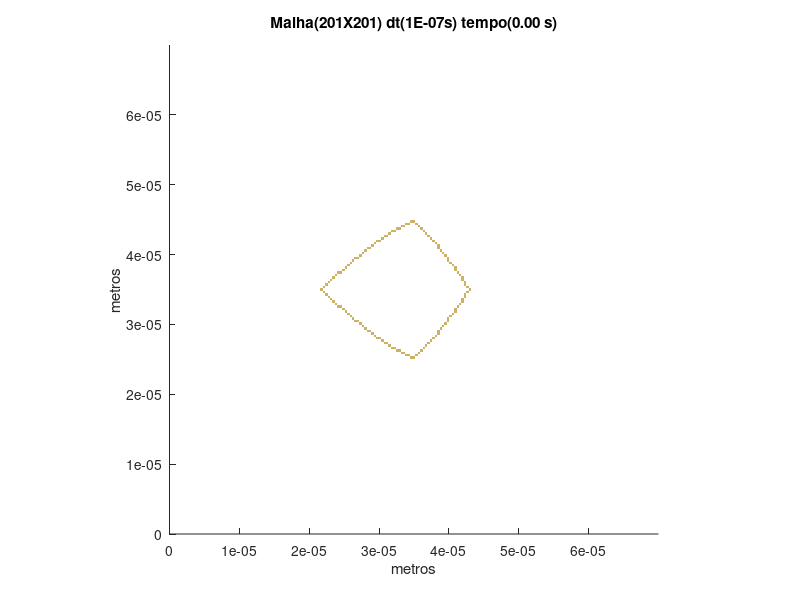

Here is the MATLAB script that generated this plot:
set (gca,'PlotBoxAspectRatio',[1 1 1],'Xlim',[0,7E-05],'Ylim',[0,7E-05])
hold on
title('Malha(201X201) dt(1E-07s) tempo(0.00 s)')
hold on
ylabel('metros')
hold on
xlabel('metros')
hold on

fill([3.44776119402985E-05 3.44776119402985E-05 3.48258706467662E-05 3.48258706467662E-05],[2.50746268656716E-05 2.54228855721393E-05 2.54228855721393E-05 2.50746268656716E-05],[0.8,0.7,0.4],'LineStyle','none')

fill([3.48258706467662E-05 3.48258706467662E-05 3.51741293532338E-05 3.51741293532338E-05],[2.50746268656716E-05 2.54228855721393E-05 2.54228855721393E-05 2.50746268656716E-05],[0.8,0.7,0.4],'LineStyle','none')

fill([3.37810945273632E-05 3.37810945273632E-05 3.41293532338308E-05 3.41293532338308E-05],[2.54228855721393E-05 2.5771144278607E-05 2.5771144278607E-05 2.54228855721393E-05],[0.8,0.7,0.4],'LineStyle','none')

fill([3.41293532338308E-05 3.41293532338308E-05 3.44776119402985E-05 3.44776119402985E-05],[2.54228855721393E-05 2.5771144278607E-05 2.5771144278607E-05 2.54228855721393E-05],[0.8,0.7,0.4],'LineStyle','none')

fill([3.51741293532338E-05 3.51741293532338E-05 3.55223880597015E-05 3.55223880597015E-05],[2.54228855721393E-05 2.5771144278607E-05 2.5771144278607E-05 2.54228855721393E-05],[0.8,0.7,0.4],'LineStyle','none')

fill([3.30845771144279E-05 3.30845771144279E-05 3.34328358208955E-05 3.34328358208955E-05],[2.5771144278607E-05 2.61194029850746E-05 2.61194029850746E-05 2.5771144278607E-05],[0.8,0.7,0.4],'LineStyle','none')

fill([3.34328358208955E-05 3.34328358208955E-05 3.37810945273632E-05 3.37810945273632E-05],[2.5771144278607E-05 2.61194029850746E-05 2.61194029850746E-05 2.5771144278607E-05],[0.8,0.7,0.4],'LineStyle','none')

fill([3.55223880597015E-05 3.55223880597015E-05 3.58706467661692E-05 3.58706467661692E-05],[2.5771144278607E-05 2.61194029850746E-05 2.61194029850746E-05 2.5771144278607E-05],[0.8,0.7,0.4],'LineStyle','none')

fill([3.23880597014925E-05 3.23880597014925E-05 3.27363184079602E-05 3.27363184079602E-05],[2.61194029850746E-05 2.64676616915423E-05 2.64676616915423E-05 2.61194029850746E-05],[0.8,0.7,0.4],'LineStyle','none')

fill([3.27363184079602E-05 3.27363184079602E-05 3.30845771144279E-05 3.30845771144279E-05],[2.61194029850746E-05 2.64676616915423E-05 2.64676616915423E-05 2.61194029850746E-05],[0.8,0.7,0.4],'LineStyle','none')

fill([3.58706467661692E-05 3.58706467661692E-05 3.62189054726368E-05 3.62189054726368E-05],[2.61194029850746E-05 2.64676616915423E-05 2.64676616915423E-05 2.61194029850746E-05],[0.8,0.7,0.4],'LineStyle','none')

fill([3.16915422885572E-05 3.16915422885572E-05 3.20398009950249E-05 3.20398009950249E-05],[2.64676616915423E-05 2.68159203980099E-05 2.68159203980099E-05 2.64676616915423E-05],[0.8,0.7,0.4],'LineStyle','none')

fill([3.20398009950249E-05 3.20398009950249E-05 3.23880597014925E-05 3.23880597014925E-05],[2.64676616915423E-05 2.68159203980099E-05 2.68159203980099E-05 2.64676616915423E-05],[0.8,0.7,0.4],'LineStyle','none')

fill([3.62189054726368E-05 3.62189054726368E-05 3.65671641791045E-05 3.65671641791045E-05],[2.64676616915423E-05 2.68159203980099E-05 2.68159203980099E-05 2.64676616915423E-05],[0.8,0.7,0.4],'LineStyle','none')

fill([3.13432835820895E-05 3.13432835820895E-05 3.16915422885572E-05 3.16915422885572E-05],[2.68159203980099E-05 2.71641791044776E-05 2.71641791044776E-05 2.68159203980099E-05],[0.8,0.7,0.4],'LineStyle','none')

fill([3.65671641791045E-05 3.65671641791045E-05 3.69154228855721E-05 3.69154228855721E-05],[2.68159203980099E-05 2.71641791044776E-05 2.71641791044776E-05 2.68159203980099E-05],[0.8,0.7,0.4],'LineStyle','none')

fill([3.06467661691542E-05 3.06467661691542E-05 3.09950248756219E-05 3.09950248756219E-05],[2.71641791044776E-05 2.75124378109453E-05 2.75124378109453E-05 2.71641791044776E-05],[0.8,0.7,0.4],'LineStyle','none')

fill([3.09950248756219E-05 3.09950248756219E-05 3.13432835820895E-05 3.13432835820895E-05],[2.71641791044776E-05 2.75124378109453E-05 2.75124378109453E-05 2.71641791044776E-05],[0.8,0.7,0.4],'LineStyle','none')

fill([3.69154228855721E-05 3.69154228855721E-05 3.72636815920398E-05 3.72636815920398E-05],[2.71641791044776E-05 2.75124378109453E-05 2.75124378109453E-05 2.71641791044776E-05],[0.8,0.7,0.4],'LineStyle','none')

fill([3.02985074626866E-05 3.02985074626866E-05 3.06467661691542E-05 3.06467661691542E-05],[2.75124378109453E-05 2.78606965174129E-05 2.78606965174129E-05 2.75124378109453E-05],[0.8,0.7,0.4],'LineStyle','none')

fill([3.72636815920398E-05 3.72636815920398E-05 3.76119402985075E-05 3.76119402985075E-05],[2.75124378109453E-05 2.78606965174129E-05 2.78606965174129E-05 2.75124378109453E-05],[0.8,0.7,0.4],'LineStyle','none')

fill([2.96019900497512E-05 2.96019900497512E-05 2.99502487562189E-05 2.99502487562189E-05],[2.78606965174129E-05 2.82089552238806E-05 2.82089552238806E-05 2.78606965174129E-05],[0.8,0.7,0.4],'LineStyle','none')

fill([2.99502487562189E-05 2.99502487562189E-05 3.02985074626866E-05 3.02985074626866E-05],[2.78606965174129E-05 2.82089552238806E-05 2.82089552238806E-05 2.78606965174129E-05],[0.8,0.7,0.4],'LineStyle','none')

fill([3.76119402985075E-05 3.76119402985075E-05 3.79601990049751E-05 3.79601990049751E-05],[2.78606965174129E-05 2.82089552238806E-05 2.82089552238806E-05 2.78606965174129E-05],[0.8,0.7,0.4],'LineStyle','none')

fill([2.92537313432836E-05 2.92537313432836E-05 2.96019900497512E-05 2.96019900497512E-05],[2.82089552238806E-05 2.85572139303483E-05 2.85572139303483E-05 2.82089552238806E-05],[0.8,0.7,0.4],'LineStyle','none')

fill([3.79601990049751E-05 3.79601990049751E-05 3.83084577114428E-05 3.83084577114428E-05],[2.82089552238806E-05 2.85572139303483E-05 2.85572139303483E-05 2.82089552238806E-05],[0.8,0.7,0.4],'LineStyle','none')

fill([2.89054726368159E-05 2.89054726368159E-05 2.92537313432836E-05 2.92537313432836E-05],[2.85572139303483E-05 2.89054726368159E-05 2.89054726368159E-05 2.85572139303483E-05],[0.8,0.7,0.4],'LineStyle','none')

fill([3.83084577114428E-05 3.83084577114428E-05 3.86567164179104E-05 3.86567164179104E-05],[2.85572139303483E-05 2.89054726368159E-05 2.89054726368159E-05 2.85572139303483E-05],[0.8,0.7,0.4],'LineStyle','none')

fill([2.82089552238806E-05 2.82089552238806E-05 2.85572139303483E-05 2.85572139303483E-05],[2.89054726368159E-05 2.92537313432836E-05 2.92537313432836E-05 2.89054726368159E-05],[0.8,0.7,0.4],'LineStyle','none')

fill([2.85572139303483E-05 2.85572139303483E-05 2.89054726368159E-05 2.89054726368159E-05],[2.89054726368159E-05 2.92537313432836E-05 2.92537313432836E-05 2.89054726368159E-05],[0.8,0.7,0.4],'LineStyle','none')

fill([3.83084577114428E-05 3.83084577114428E-05 3.86567164179104E-05 3.86567164179104E-05],[2.89054726368159E-05 2.92537313432836E-05 2.92537313432836E-05 2.89054726368159E-05],[0.8,0.7,0.4],'LineStyle','none')

fill([2.78606965174129E-05 2.78606965174129E-05 2.82089552238806E-05 2.82089552238806E-05],[2.92537313432836E-05 2.96019900497512E-05 2.96019900497512E-05 2.92537313432836E-05],[0.8,0.7,0.4],'LineStyle','none')

fill([3.86567164179104E-05 3.86567164179104E-05 3.90049751243781E-05 3.90049751243781E-05],[2.92537313432836E-05 2.96019900497512E-05 2.96019900497512E-05 2.92537313432836E-05],[0.8,0.7,0.4],'LineStyle','none')

fill([2.75124378109453E-05 2.75124378109453E-05 2.78606965174129E-05 2.78606965174129E-05],[2.96019900497512E-05 2.99502487562189E-05 2.99502487562189E-05 2.96019900497512E-05],[0.8,0.7,0.4],'LineStyle','none')

fill([3.90049751243781E-05 3.90049751243781E-05 3.93532338308458E-05 3.93532338308458E-05],[2.96019900497512E-05 2.99502487562189E-05 2.99502487562189E-05 2.96019900497512E-05],[0.8,0.7,0.4],'LineStyle','none')

fill([2.71641791044776E-05 2.71641791044776E-05 2.75124378109453E-05 2.75124378109453E-05],[2.99502487562189E-05 3.02985074626866E-05 3.02985074626866E-05 2.99502487562189E-05],[0.8,0.7,0.4],'LineStyle','none')

fill([3.93532338308458E-05 3.93532338308458E-05 3.97014925373134E-05 3.97014925373134E-05],[2.99502487562189E-05 3.02985074626866E-05 3.02985074626866E-05 2.99502487562189E-05],[0.8,0.7,0.4],'LineStyle','none')

fill([2.64676616915423E-05 2.64676616915423E-05 2.68159203980099E-05 2.68159203980099E-05],[3.02985074626866E-05 3.06467661691542E-05 3.06467661691542E-05 3.02985074626866E-05],[0.8,0.7,0.4],'LineStyle','none')

fill([2.68159203980099E-05 2.68159203980099E-05 2.71641791044776E-05 2.71641791044776E-05],[3.02985074626866E-05 3.06467661691542E-05 3.06467661691542E-05 3.02985074626866E-05],[0.8,0.7,0.4],'LineStyle','none')

fill([3.97014925373134E-05 3.97014925373134E-05 4.00497512437811E-05 4.00497512437811E-05],[3.02985074626866E-05 3.06467661691542E-05 3.06467661691542E-05 3.02985074626866E-05],[0.8,0.7,0.4],'LineStyle','none')

fill([2.61194029850746E-05 2.61194029850746E-05 2.64676616915423E-05 2.64676616915423E-05],[3.06467661691542E-05 3.09950248756219E-05 3.09950248756219E-05 3.06467661691542E-05],[0.8,0.7,0.4],'LineStyle','none')

fill([3.97014925373134E-05 3.97014925373134E-05 4.00497512437811E-05 4.00497512437811E-05],[3.06467661691542E-05 3.09950248756219E-05 3.09950248756219E-05 3.06467661691542E-05],[0.8,0.7,0.4],'LineStyle','none')

fill([2.5771144278607E-05 2.5771144278607E-05 2.61194029850746E-05 2.61194029850746E-05],[3.09950248756219E-05 3.13432835820895E-05 3.13432835820895E-05 3.09950248756219E-05],[0.8,0.7,0.4],'LineStyle','none')

fill([4.00497512437811E-05 4.00497512437811E-05 4.03980099502488E-05 4.03980099502488E-05],[3.09950248756219E-05 3.13432835820895E-05 3.13432835820895E-05 3.09950248756219E-05],[0.8,0.7,0.4],'LineStyle','none')

fill([2.54228855721393E-05 2.54228855721393E-05 2.5771144278607E-05 2.5771144278607E-05],[3.13432835820895E-05 3.16915422885572E-05 3.16915422885572E-05 3.13432835820895E-05],[0.8,0.7,0.4],'LineStyle','none')

fill([4.03980099502488E-05 4.03980099502488E-05 4.07462686567164E-05 4.07462686567164E-05],[3.13432835820895E-05 3.16915422885572E-05 3.16915422885572E-05 3.13432835820895E-05],[0.8,0.7,0.4],'LineStyle','none')

fill([2.50746268656716E-05 2.50746268656716E-05 2.54228855721393E-05 2.54228855721393E-05],[3.16915422885572E-05 3.20398009950249E-05 3.20398009950249E-05 3.16915422885572E-05],[0.8,0.7,0.4],'LineStyle','none')

fill([4.07462686567164E-05 4.07462686567164E-05 4.10945273631841E-05 4.10945273631841E-05],[3.16915422885572E-05 3.20398009950249E-05 3.20398009950249E-05 3.16915422885572E-05],[0.8,0.7,0.4],'LineStyle','none')

fill([2.4726368159204E-05 2.4726368159204E-05 2.50746268656716E-05 2.50746268656716E-05],[3.20398009950249E-05 3.23880597014925E-05 3.23880597014925E-05 3.20398009950249E-05],[0.8,0.7,0.4],'LineStyle','none')

fill([4.07462686567164E-05 4.07462686567164E-05 4.10945273631841E-05 4.10945273631841E-05],[3.20398009950249E-05 3.23880597014925E-05 3.23880597014925E-05 3.20398009950249E-05],[0.8,0.7,0.4],'LineStyle','none')

fill([2.40298507462687E-05 2.40298507462687E-05 2.43781094527363E-05 2.43781094527363E-05],[3.23880597014925E-05 3.27363184079602E-05 3.27363184079602E-05 3.23880597014925E-05],[0.8,0.7,0.4],'LineStyle','none')

fill([2.43781094527363E-05 2.43781094527363E-05 2.4726368159204E-05 2.4726368159204E-05],[3.23880597014925E-05 3.27363184079602E-05 3.27363184079602E-05 3.23880597014925E-05],[0.8,0.7,0.4],'LineStyle','none')

fill([4.10945273631841E-05 4.10945273631841E-05 4.14427860696517E-05 4.14427860696517E-05],[3.23880597014925E-05 3.27363184079602E-05 3.27363184079602E-05 3.23880597014925E-05],[0.8,0.7,0.4],'LineStyle','none')

fill([2.3681592039801E-05 2.3681592039801E-05 2.40298507462687E-05 2.40298507462687E-05],[3.27363184079602E-05 3.30845771144279E-05 3.30845771144279E-05 3.27363184079602E-05],[0.8,0.7,0.4],'LineStyle','none')

fill([4.14427860696517E-05 4.14427860696517E-05 4.17910447761194E-05 4.17910447761194E-05],[3.27363184079602E-05 3.30845771144279E-05 3.30845771144279E-05 3.27363184079602E-05],[0.8,0.7,0.4],'LineStyle','none')

fill([2.33333333333333E-05 2.33333333333333E-05 2.3681592039801E-05 2.3681592039801E-05],[3.30845771144279E-05 3.34328358208955E-05 3.34328358208955E-05 3.30845771144279E-05],[0.8,0.7,0.4],'LineStyle','none')

fill([4.17910447761194E-05 4.17910447761194E-05 4.21393034825871E-05 4.21393034825871E-05],[3.30845771144279E-05 3.34328358208955E-05 3.34328358208955E-05 3.30845771144279E-05],[0.8,0.7,0.4],'LineStyle','none')

fill([2.29850746268657E-05 2.29850746268657E-05 2.33333333333333E-05 2.33333333333333E-05],[3.34328358208955E-05 3.37810945273632E-05 3.37810945273632E-05 3.34328358208955E-05],[0.8,0.7,0.4],'LineStyle','none')

fill([4.17910447761194E-05 4.17910447761194E-05 4.21393034825871E-05 4.21393034825871E-05],[3.34328358208955E-05 3.37810945273632E-05 3.37810945273632E-05 3.34328358208955E-05],[0.8,0.7,0.4],'LineStyle','none')

fill([2.2636815920398E-05 2.2636815920398E-05 2.29850746268657E-05 2.29850746268657E-05],[3.37810945273632E-05 3.41293532338308E-05 3.41293532338308E-05 3.37810945273632E-05],[0.8,0.7,0.4],'LineStyle','none')

fill([4.21393034825871E-05 4.21393034825871E-05 4.24875621890547E-05 4.24875621890547E-05],[3.37810945273632E-05 3.41293532338308E-05 3.41293532338308E-05 3.37810945273632E-05],[0.8,0.7,0.4],'LineStyle','none')

fill([2.22885572139303E-05 2.22885572139303E-05 2.2636815920398E-05 2.2636815920398E-05],[3.41293532338308E-05 3.44776119402985E-05 3.44776119402985E-05 3.41293532338308E-05],[0.8,0.7,0.4],'LineStyle','none')

fill([4.21393034825871E-05 4.21393034825871E-05 4.24875621890547E-05 4.24875621890547E-05],[3.41293532338308E-05 3.44776119402985E-05 3.44776119402985E-05 3.41293532338308E-05],[0.8,0.7,0.4],'LineStyle','none')

fill([2.19402985074627E-05 2.19402985074627E-05 2.22885572139303E-05 2.22885572139303E-05],[3.44776119402985E-05 3.48258706467662E-05 3.48258706467662E-05 3.44776119402985E-05],[0.8,0.7,0.4],'LineStyle','none')

fill([4.24875621890547E-05 4.24875621890547E-05 4.28358208955224E-05 4.28358208955224E-05],[3.44776119402985E-05 3.48258706467662E-05 3.48258706467662E-05 3.44776119402985E-05],[0.8,0.7,0.4],'LineStyle','none')

fill([2.1592039800995E-05 2.1592039800995E-05 2.19402985074627E-05 2.19402985074627E-05],[3.48258706467662E-05 3.51741293532338E-05 3.51741293532338E-05 3.48258706467662E-05],[0.8,0.7,0.4],'LineStyle','none')

fill([4.28358208955224E-05 4.28358208955224E-05 4.318407960199E-05 4.318407960199E-05],[3.48258706467662E-05 3.51741293532338E-05 3.51741293532338E-05 3.48258706467662E-05],[0.8,0.7,0.4],'LineStyle','none')

fill([2.19402985074627E-05 2.19402985074627E-05 2.22885572139303E-05 2.22885572139303E-05],[3.51741293532338E-05 3.55223880597015E-05 3.55223880597015E-05 3.51741293532338E-05],[0.8,0.7,0.4],'LineStyle','none')

fill([4.24875621890547E-05 4.24875621890547E-05 4.28358208955224E-05 4.28358208955224E-05],[3.51741293532338E-05 3.55223880597015E-05 3.55223880597015E-05 3.51741293532338E-05],[0.8,0.7,0.4],'LineStyle','none')

fill([2.22885572139303E-05 2.22885572139303E-05 2.2636815920398E-05 2.2636815920398E-05],[3.55223880597015E-05 3.58706467661692E-05 3.58706467661692E-05 3.55223880597015E-05],[0.8,0.7,0.4],'LineStyle','none')

fill([4.21393034825871E-05 4.21393034825871E-05 4.24875621890547E-05 4.24875621890547E-05],[3.55223880597015E-05 3.58706467661692E-05 3.58706467661692E-05 3.55223880597015E-05],[0.8,0.7,0.4],'LineStyle','none')

fill([2.2636815920398E-05 2.2636815920398E-05 2.29850746268657E-05 2.29850746268657E-05],[3.58706467661692E-05 3.62189054726368E-05 3.62189054726368E-05 3.58706467661692E-05],[0.8,0.7,0.4],'LineStyle','none')

fill([4.21393034825871E-05 4.21393034825871E-05 4.24875621890547E-05 4.24875621890547E-05],[3.58706467661692E-05 3.62189054726368E-05 3.62189054726368E-05 3.58706467661692E-05],[0.8,0.7,0.4],'LineStyle','none')

fill([2.29850746268657E-05 2.29850746268657E-05 2.33333333333333E-05 2.33333333333333E-05],[3.62189054726368E-05 3.65671641791045E-05 3.65671641791045E-05 3.62189054726368E-05],[0.8,0.7,0.4],'LineStyle','none')

fill([4.17910447761194E-05 4.17910447761194E-05 4.21393034825871E-05 4.21393034825871E-05],[3.62189054726368E-05 3.65671641791045E-05 3.65671641791045E-05 3.62189054726368E-05],[0.8,0.7,0.4],'LineStyle','none')

fill([2.33333333333333E-05 2.33333333333333E-05 2.3681592039801E-05 2.3681592039801E-05],[3.65671641791045E-05 3.69154228855721E-05 3.69154228855721E-05 3.65671641791045E-05],[0.8,0.7,0.4],'LineStyle','none')

fill([4.17910447761194E-05 4.17910447761194E-05 4.21393034825871E-05 4.21393034825871E-05],[3.65671641791045E-05 3.69154228855721E-05 3.69154228855721E-05 3.65671641791045E-05],[0.8,0.7,0.4],'LineStyle','none')

fill([2.3681592039801E-05 2.3681592039801E-05 2.40298507462687E-05 2.40298507462687E-05],[3.69154228855721E-05 3.72636815920398E-05 3.72636815920398E-05 3.69154228855721E-05],[0.8,0.7,0.4],'LineStyle','none')

fill([4.14427860696517E-05 4.14427860696517E-05 4.17910447761194E-05 4.17910447761194E-05],[3.69154228855721E-05 3.72636815920398E-05 3.72636815920398E-05 3.69154228855721E-05],[0.8,0.7,0.4],'LineStyle','none')

fill([2.40298507462687E-05 2.40298507462687E-05 2.43781094527363E-05 2.43781094527363E-05],[3.72636815920398E-05 3.76119402985075E-05 3.76119402985075E-05 3.72636815920398E-05],[0.8,0.7,0.4],'LineStyle','none')

fill([2.43781094527363E-05 2.43781094527363E-05 2.4726368159204E-05 2.4726368159204E-05],[3.72636815920398E-05 3.76119402985075E-05 3.76119402985075E-05 3.72636815920398E-05],[0.8,0.7,0.4],'LineStyle','none')

fill([4.10945273631841E-05 4.10945273631841E-05 4.14427860696517E-05 4.14427860696517E-05],[3.72636815920398E-05 3.76119402985075E-05 3.76119402985075E-05 3.72636815920398E-05],[0.8,0.7,0.4],'LineStyle','none')

fill([2.4726368159204E-05 2.4726368159204E-05 2.50746268656716E-05 2.50746268656716E-05],[3.76119402985075E-05 3.79601990049751E-05 3.79601990049751E-05 3.76119402985075E-05],[0.8,0.7,0.4],'LineStyle','none')

fill([4.07462686567164E-05 4.07462686567164E-05 4.10945273631841E-05 4.10945273631841E-05],[3.76119402985075E-05 3.79601990049751E-05 3.79601990049751E-05 3.76119402985075E-05],[0.8,0.7,0.4],'LineStyle','none')

fill([2.50746268656716E-05 2.50746268656716E-05 2.54228855721393E-05 2.54228855721393E-05],[3.79601990049751E-05 3.83084577114428E-05 3.83084577114428E-05 3.79601990049751E-05],[0.8,0.7,0.4],'LineStyle','none')

fill([4.07462686567164E-05 4.07462686567164E-05 4.10945273631841E-05 4.10945273631841E-05],[3.79601990049751E-05 3.83084577114428E-05 3.83084577114428E-05 3.79601990049751E-05],[0.8,0.7,0.4],'LineStyle','none')

fill([2.54228855721393E-05 2.54228855721393E-05 2.5771144278607E-05 2.5771144278607E-05],[3.83084577114428E-05 3.86567164179104E-05 3.86567164179104E-05 3.83084577114428E-05],[0.8,0.7,0.4],'LineStyle','none')

fill([4.03980099502488E-05 4.03980099502488E-05 4.07462686567164E-05 4.07462686567164E-05],[3.83084577114428E-05 3.86567164179104E-05 3.86567164179104E-05 3.83084577114428E-05],[0.8,0.7,0.4],'LineStyle','none')

fill([2.5771144278607E-05 2.5771144278607E-05 2.61194029850746E-05 2.61194029850746E-05],[3.86567164179104E-05 3.90049751243781E-05 3.90049751243781E-05 3.86567164179104E-05],[0.8,0.7,0.4],'LineStyle','none')

fill([4.00497512437811E-05 4.00497512437811E-05 4.03980099502488E-05 4.03980099502488E-05],[3.86567164179104E-05 3.90049751243781E-05 3.90049751243781E-05 3.86567164179104E-05],[0.8,0.7,0.4],'LineStyle','none')

fill([2.61194029850746E-05 2.61194029850746E-05 2.64676616915423E-05 2.64676616915423E-05],[3.90049751243781E-05 3.93532338308458E-05 3.93532338308458E-05 3.90049751243781E-05],[0.8,0.7,0.4],'LineStyle','none')

fill([3.97014925373134E-05 3.97014925373134E-05 4.00497512437811E-05 4.00497512437811E-05],[3.90049751243781E-05 3.93532338308458E-05 3.93532338308458E-05 3.90049751243781E-05],[0.8,0.7,0.4],'LineStyle','none')

fill([2.64676616915423E-05 2.64676616915423E-05 2.68159203980099E-05 2.68159203980099E-05],[3.93532338308458E-05 3.97014925373134E-05 3.97014925373134E-05 3.93532338308458E-05],[0.8,0.7,0.4],'LineStyle','none')

fill([2.68159203980099E-05 2.68159203980099E-05 2.71641791044776E-05 2.71641791044776E-05],[3.93532338308458E-05 3.97014925373134E-05 3.97014925373134E-05 3.93532338308458E-05],[0.8,0.7,0.4],'LineStyle','none')

fill([3.97014925373134E-05 3.97014925373134E-05 4.00497512437811E-05 4.00497512437811E-05],[3.93532338308458E-05 3.97014925373134E-05 3.97014925373134E-05 3.93532338308458E-05],[0.8,0.7,0.4],'LineStyle','none')

fill([2.71641791044776E-05 2.71641791044776E-05 2.75124378109453E-05 2.75124378109453E-05],[3.97014925373134E-05 4.00497512437811E-05 4.00497512437811E-05 3.97014925373134E-05],[0.8,0.7,0.4],'LineStyle','none')

fill([3.93532338308458E-05 3.93532338308458E-05 3.97014925373134E-05 3.97014925373134E-05],[3.97014925373134E-05 4.00497512437811E-05 4.00497512437811E-05 3.97014925373134E-05],[0.8,0.7,0.4],'LineStyle','none')

fill([2.75124378109453E-05 2.75124378109453E-05 2.78606965174129E-05 2.78606965174129E-05],[4.00497512437811E-05 4.03980099502488E-05 4.03980099502488E-05 4.00497512437811E-05],[0.8,0.7,0.4],'LineStyle','none')

fill([3.90049751243781E-05 3.90049751243781E-05 3.93532338308458E-05 3.93532338308458E-05],[4.00497512437811E-05 4.03980099502488E-05 4.03980099502488E-05 4.00497512437811E-05],[0.8,0.7,0.4],'LineStyle','none')

fill([2.78606965174129E-05 2.78606965174129E-05 2.82089552238806E-05 2.82089552238806E-05],[4.03980099502488E-05 4.07462686567164E-05 4.07462686567164E-05 4.03980099502488E-05],[0.8,0.7,0.4],'LineStyle','none')

fill([3.86567164179104E-05 3.86567164179104E-05 3.90049751243781E-05 3.90049751243781E-05],[4.03980099502488E-05 4.07462686567164E-05 4.07462686567164E-05 4.03980099502488E-05],[0.8,0.7,0.4],'LineStyle','none')

fill([2.82089552238806E-05 2.82089552238806E-05 2.85572139303483E-05 2.85572139303483E-05],[4.07462686567164E-05 4.10945273631841E-05 4.10945273631841E-05 4.07462686567164E-05],[0.8,0.7,0.4],'LineStyle','none')

fill([2.85572139303483E-05 2.85572139303483E-05 2.89054726368159E-05 2.89054726368159E-05],[4.07462686567164E-05 4.10945273631841E-05 4.10945273631841E-05 4.07462686567164E-05],[0.8,0.7,0.4],'LineStyle','none')

fill([3.83084577114428E-05 3.83084577114428E-05 3.86567164179104E-05 3.86567164179104E-05],[4.07462686567164E-05 4.10945273631841E-05 4.10945273631841E-05 4.07462686567164E-05],[0.8,0.7,0.4],'LineStyle','none')

fill([2.89054726368159E-05 2.89054726368159E-05 2.92537313432836E-05 2.92537313432836E-05],[4.10945273631841E-05 4.14427860696517E-05 4.14427860696517E-05 4.10945273631841E-05],[0.8,0.7,0.4],'LineStyle','none')

fill([3.83084577114428E-05 3.83084577114428E-05 3.86567164179104E-05 3.86567164179104E-05],[4.10945273631841E-05 4.14427860696517E-05 4.14427860696517E-05 4.10945273631841E-05],[0.8,0.7,0.4],'LineStyle','none')

fill([2.92537313432836E-05 2.92537313432836E-05 2.96019900497512E-05 2.96019900497512E-05],[4.14427860696517E-05 4.17910447761194E-05 4.17910447761194E-05 4.14427860696517E-05],[0.8,0.7,0.4],'LineStyle','none')

fill([3.79601990049751E-05 3.79601990049751E-05 3.83084577114428E-05 3.83084577114428E-05],[4.14427860696517E-05 4.17910447761194E-05 4.17910447761194E-05 4.14427860696517E-05],[0.8,0.7,0.4],'LineStyle','none')

fill([2.96019900497512E-05 2.96019900497512E-05 2.99502487562189E-05 2.99502487562189E-05],[4.17910447761194E-05 4.21393034825871E-05 4.21393034825871E-05 4.17910447761194E-05],[0.8,0.7,0.4],'LineStyle','none')

fill([2.99502487562189E-05 2.99502487562189E-05 3.02985074626866E-05 3.02985074626866E-05],[4.17910447761194E-05 4.21393034825871E-05 4.21393034825871E-05 4.17910447761194E-05],[0.8,0.7,0.4],'LineStyle','none')

fill([3.76119402985075E-05 3.76119402985075E-05 3.79601990049751E-05 3.79601990049751E-05],[4.17910447761194E-05 4.21393034825871E-05 4.21393034825871E-05 4.17910447761194E-05],[0.8,0.7,0.4],'LineStyle','none')

fill([3.02985074626866E-05 3.02985074626866E-05 3.06467661691542E-05 3.06467661691542E-05],[4.21393034825871E-05 4.24875621890547E-05 4.24875621890547E-05 4.21393034825871E-05],[0.8,0.7,0.4],'LineStyle','none')

fill([3.72636815920398E-05 3.72636815920398E-05 3.76119402985075E-05 3.76119402985075E-05],[4.21393034825871E-05 4.24875621890547E-05 4.24875621890547E-05 4.21393034825871E-05],[0.8,0.7,0.4],'LineStyle','none')

fill([3.06467661691542E-05 3.06467661691542E-05 3.09950248756219E-05 3.09950248756219E-05],[4.24875621890547E-05 4.28358208955224E-05 4.28358208955224E-05 4.24875621890547E-05],[0.8,0.7,0.4],'LineStyle','none')

fill([3.09950248756219E-05 3.09950248756219E-05 3.13432835820895E-05 3.13432835820895E-05],[4.24875621890547E-05 4.28358208955224E-05 4.28358208955224E-05 4.24875621890547E-05],[0.8,0.7,0.4],'LineStyle','none')

fill([3.69154228855721E-05 3.69154228855721E-05 3.72636815920398E-05 3.72636815920398E-05],[4.24875621890547E-05 4.28358208955224E-05 4.28358208955224E-05 4.24875621890547E-05],[0.8,0.7,0.4],'LineStyle','none')

fill([3.13432835820895E-05 3.13432835820895E-05 3.16915422885572E-05 3.16915422885572E-05],[4.28358208955224E-05 4.318407960199E-05 4.318407960199E-05 4.28358208955224E-05],[0.8,0.7,0.4],'LineStyle','none')

fill([3.65671641791045E-05 3.65671641791045E-05 3.69154228855721E-05 3.69154228855721E-05],[4.28358208955224E-05 4.318407960199E-05 4.318407960199E-05 4.28358208955224E-05],[0.8,0.7,0.4],'LineStyle','none')

fill([3.16915422885572E-05 3.16915422885572E-05 3.20398009950249E-05 3.20398009950249E-05],[4.318407960199E-05 4.35323383084577E-05 4.35323383084577E-05 4.318407960199E-05],[0.8,0.7,0.4],'LineStyle','none')

fill([3.20398009950249E-05 3.20398009950249E-05 3.23880597014925E-05 3.23880597014925E-05],[4.318407960199E-05 4.35323383084577E-05 4.35323383084577E-05 4.318407960199E-05],[0.8,0.7,0.4],'LineStyle','none')

fill([3.62189054726368E-05 3.62189054726368E-05 3.65671641791045E-05 3.65671641791045E-05],[4.318407960199E-05 4.35323383084577E-05 4.35323383084577E-05 4.318407960199E-05],[0.8,0.7,0.4],'LineStyle','none')

fill([3.23880597014925E-05 3.23880597014925E-05 3.27363184079602E-05 3.27363184079602E-05],[4.35323383084577E-05 4.38805970149254E-05 4.38805970149254E-05 4.35323383084577E-05],[0.8,0.7,0.4],'LineStyle','none')

fill([3.27363184079602E-05 3.27363184079602E-05 3.30845771144279E-05 3.30845771144279E-05],[4.35323383084577E-05 4.38805970149254E-05 4.38805970149254E-05 4.35323383084577E-05],[0.8,0.7,0.4],'LineStyle','none')

fill([3.58706467661692E-05 3.58706467661692E-05 3.62189054726368E-05 3.62189054726368E-05],[4.35323383084577E-05 4.38805970149254E-05 4.38805970149254E-05 4.35323383084577E-05],[0.8,0.7,0.4],'LineStyle','none')

fill([3.30845771144279E-05 3.30845771144279E-05 3.34328358208955E-05 3.34328358208955E-05],[4.38805970149254E-05 4.4228855721393E-05 4.4228855721393E-05 4.38805970149254E-05],[0.8,0.7,0.4],'LineStyle','none')

fill([3.34328358208955E-05 3.34328358208955E-05 3.37810945273632E-05 3.37810945273632E-05],[4.38805970149254E-05 4.4228855721393E-05 4.4228855721393E-05 4.38805970149254E-05],[0.8,0.7,0.4],'LineStyle','none')

fill([3.55223880597015E-05 3.55223880597015E-05 3.58706467661692E-05 3.58706467661692E-05],[4.38805970149254E-05 4.4228855721393E-05 4.4228855721393E-05 4.38805970149254E-05],[0.8,0.7,0.4],'LineStyle','none')

fill([3.37810945273632E-05 3.37810945273632E-05 3.41293532338308E-05 3.41293532338308E-05],[4.4228855721393E-05 4.45771144278607E-05 4.45771144278607E-05 4.4228855721393E-05],[0.8,0.7,0.4],'LineStyle','none')

fill([3.41293532338308E-05 3.41293532338308E-05 3.44776119402985E-05 3.44776119402985E-05],[4.4228855721393E-05 4.45771144278607E-05 4.45771144278607E-05 4.4228855721393E-05],[0.8,0.7,0.4],'LineStyle','none')

fill([3.51741293532338E-05 3.51741293532338E-05 3.55223880597015E-05 3.55223880597015E-05],[4.4228855721393E-05 4.45771144278607E-05 4.45771144278607E-05 4.4228855721393E-05],[0.8,0.7,0.4],'LineStyle','none')

fill([3.44776119402985E-05 3.44776119402985E-05 3.48258706467662E-05 3.48258706467662E-05],[4.45771144278607E-05 4.49253731343284E-05 4.49253731343284E-05 4.45771144278607E-05],[0.8,0.7,0.4],'LineStyle','none')

fill([3.48258706467662E-05 3.48258706467662E-05 3.51741293532338E-05 3.51741293532338E-05],[4.45771144278607E-05 4.49253731343284E-05 4.49253731343284E-05 4.45771144278607E-05],[0.8,0.7,0.4],'LineStyle','none')
